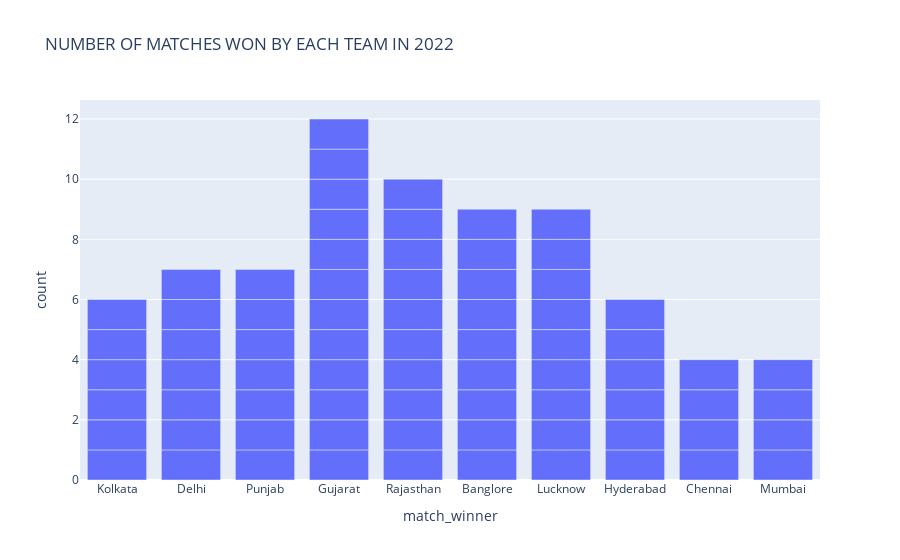

Notebook code for this chart:
### Markdown cell above
NUMBER OF MATCHES WON BY EACH TEAM

### Code cell
figure = px.bar(data, x = data['match_winner'], title = 'NUMBER OF MATCHES WON BY EACH TEAM IN 2022')
figure.show()

### Figure 1 — Plotly figure (JSON) as saved in the notebook; plotly's stock layout.template omitted (floating-point values rounded to 4 significant figures)
{"data": [{"alignmentgroup": "True", "hovertemplate": "match_winner=%{x}<br>count=%{y}<extra></extra>", "legendgroup": "", "marker": {"color": "#636efa", "pattern": {"shape": ""}}, "name": "", "offsetgroup": "", "orientation": "v", "showlegend": false, "textposition": "auto", "type": "bar", "x": ["Kolkata", "Delhi", "Punjab", "Gujarat", "Rajasthan", "Banglore", "Lucknow", "Kolkata", "Rajasthan", "Gujarat", "Punjab", "Lucknow", "Banglore", "Kolkata", "Lucknow", "Gujarat", "Hyderabad", "Banglore", "Delhi", "Rajasthan", "Hyderabad", "Chennai", "Punjab", "Gujarat", "Hyderabad", "Lucknow", "Banglore", "Hyderabad", "Gujarat", "Rajasthan", "Banglore", "Delhi", "Chennai", "Rajasthan", "Gujarat", "Hyderabad", "Lucknow", "Punjab", "Rajasthan", "Gujarat", "Delhi", "Lucknow", "Gujarat", "Mumbai", "Lucknow", "Chennai", "Kolkata", "Punjab", "Banglore", "Delhi", "Mumbai", "Rajasthan", "Lucknow", "Banglore", "Chennai", "Kolkata", "Gujarat", "Delhi", "Mumbai", "Punjab", "Kolkata", "Gujarat", "Rajasthan", "Delhi", "Hyderabad", "Lucknow", "Banglore", "Rajasthan", "Mumbai", "Punjab", "Gujarat", "Banglore", "Rajasthan", "Gujarat"], "xaxis": "x", "y": [1, 1, 1, 1, 1, 1, 1, 1, 1, 1, 1, 1, 1, 1, 1, 1, 1, 1, 1, 1, 1, 1, 1, 1, 1, 1, 1, 1, 1, 1, 1, 1, 1, 1, 1, 1, 1, 1, 1, 1, 1, 1, 1, 1, 1, 1, 1, 1, 1, 1, 1, 1, 1, 1, 1, 1, 1, 1, 1, 1, 1, 1, 1, 1, 1, 1, 1, 1, 1, 1, 1, 1, 1, 1], "yaxis": "y"}], "layout": {"autosize": true, "barmode": "relative", "legend": {"tracegroupgap": 0}, "title": {"text": "NUMBER OF MATCHES WON BY EACH TEAM IN 2022"}, "xaxis": {"anchor": "y", "autorange": true, "domain": [0, 1], "range": [-0.5, 9.5], "title": {"text": "match_winner"}, "type": "category"}, "yaxis": {"anchor": "x", "autorange": true, "domain": [0, 1], "range": [0, 12.63], "title": {"text": "count"}, "type": "linear"}}}
